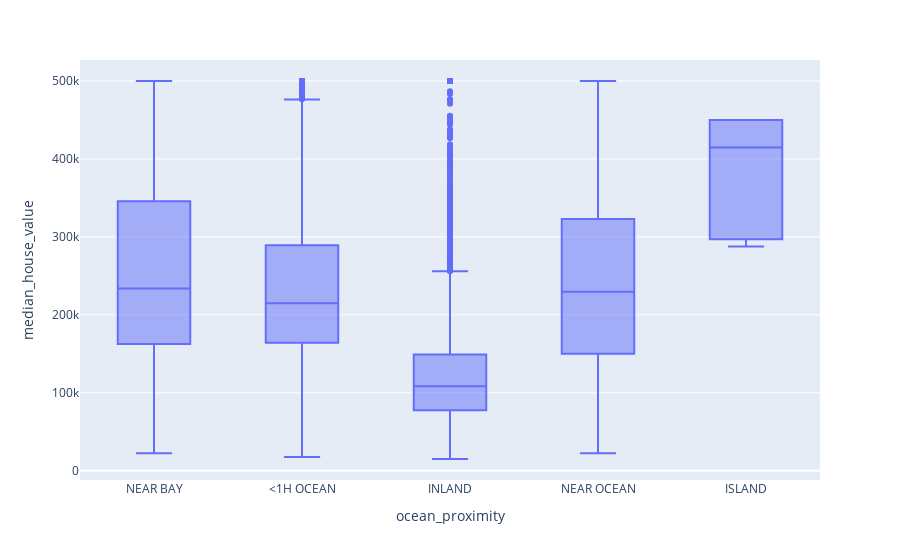

Notebook code cell kept with this figure:
### Code cell
import plotly.express as px

px.box(df, x='ocean_proximity', y='median_house_value')

### Figure 1 — Plotly figure (JSON) as saved in the notebook; plotly's stock layout.template omitted (floating-point values rounded to 4 significant figures; data arrays with more than 128 entries replaced by an {"elided": "..."} marker saying what was removed)
{"data": [{"alignmentgroup": "True", "hovertemplate": "ocean_proximity=%{x}<br>median_house_value=%{y}<extra></extra>", "legendgroup": "", "marker": {"color": "#636efa"}, "name": "", "notched": false, "offsetgroup": "", "orientation": "v", "showlegend": false, "type": "box", "x": {"elided": "20640 str values"}, "x0": " ", "xaxis": "x", "y": {"elided": "20640 int values"}, "y0": " ", "yaxis": "y"}], "layout": {"boxmode": "group", "legend": {"tracegroupgap": 0}, "margin": {"t": 60}, "xaxis": {"anchor": "y", "domain": [0, 1], "title": {"text": "ocean_proximity"}}, "yaxis": {"anchor": "x", "domain": [0, 1], "title": {"text": "median_house_value"}}}}
